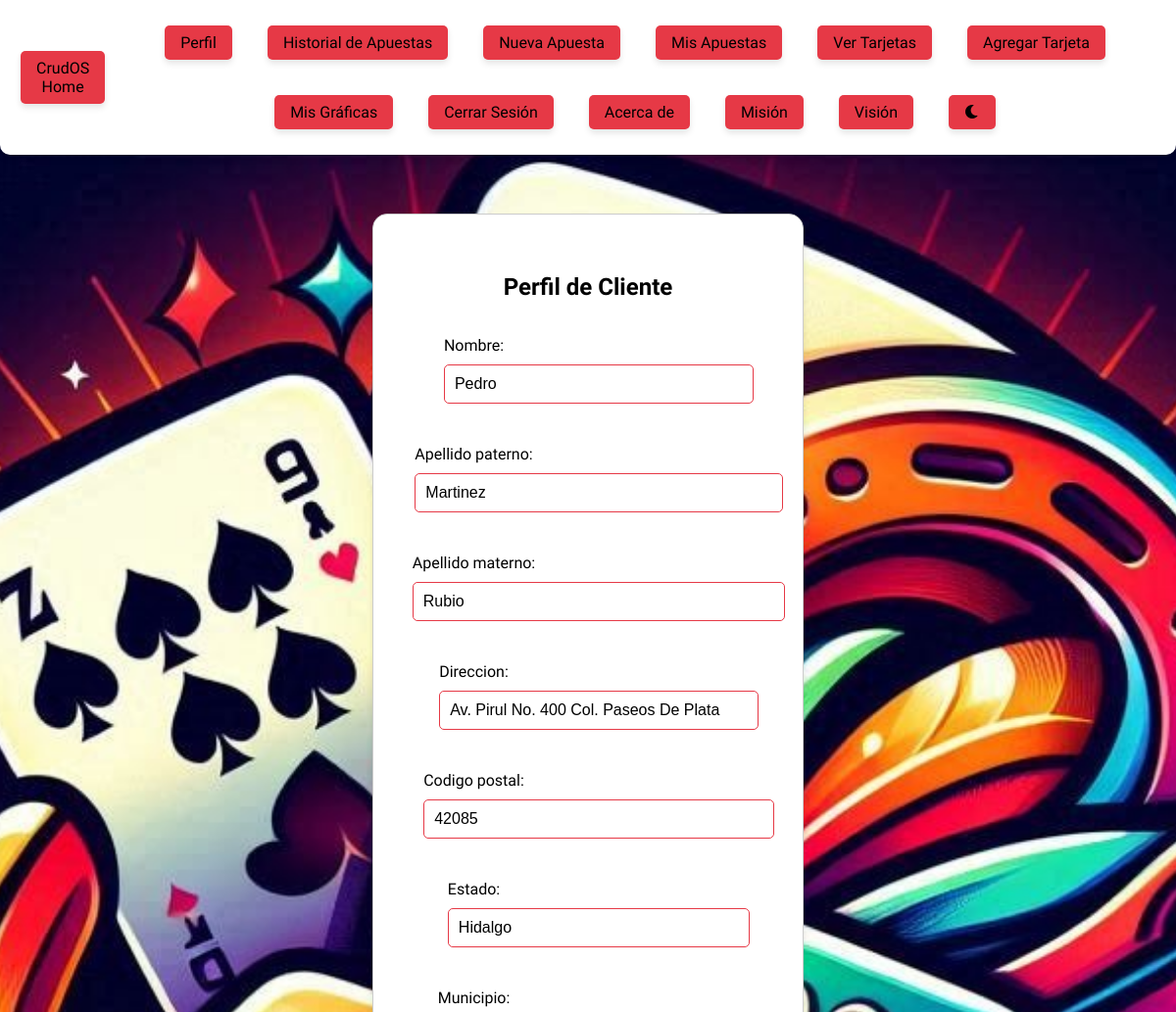
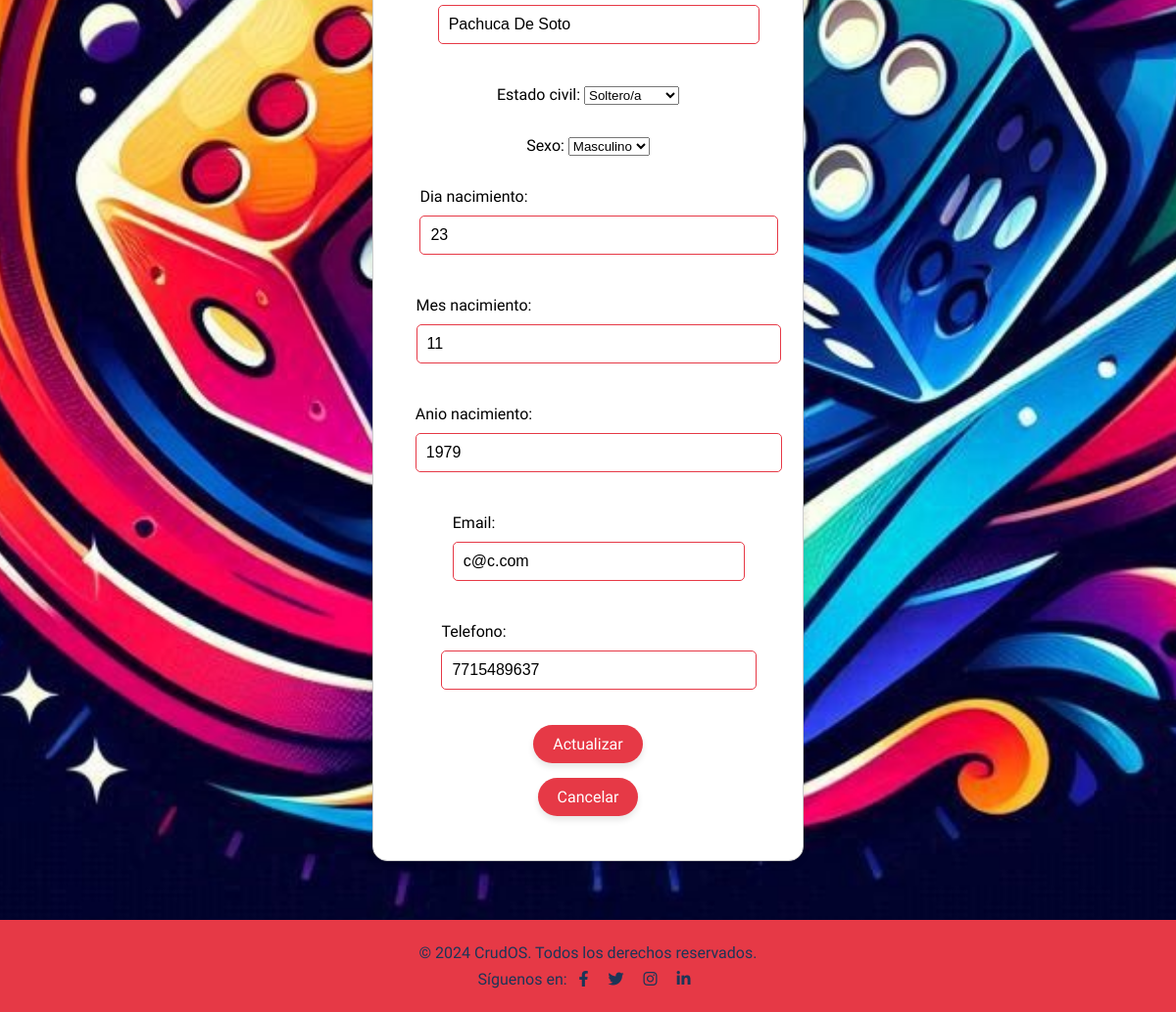
The app's page /clientes/perfil/ (signed in) with its own data (2 pictures, top to bottom).
### clientes/models.py (models this page shows, shortened)
class Cliente(models.Model):
    SEXO_CHOICES = [
        ('M', 'Masculino'),
        ('F', 'Femenino'),
        ('O', 'Otro'),
    ]
    ESTADO_CIVIL_CHOICES = [
        ('S', 'Soltero/a'),
        ('C', 'Casado/a'),
        ('D', 'Divorciado/a'),
        ('V', 'Viudo/a'),
    ]
    user = models.OneToOneField(User, on_delete=models.CASCADE)  # Relación uno a uno con el modelo User
    nombre = models.CharField(max_length=100)  # Nombre del cliente
    apellido_paterno = models.CharField(max_length=100, default='Apellido Paterno')  # Apellido paterno del cliente
    apellido_materno = models.CharField(max_length=100, default='Apellido Materno')  # Apellido materno del cliente
    direccion = models.CharField(max_length=255, default='Dirección desconocida')  # Dirección del cliente
    codigo_postal = models.CharField(max_length=10, default='00000')  # Código postal del cliente
    estado = models.CharField(max_length=100, default='Estado')  # Estado donde reside el cliente
    municipio = models.CharField(max_length=100, default='Municipio')  # Municipio donde reside el cliente
    estado_civil = models.CharField(max_length=1, choices=ESTADO_CIVIL_CHOICES, default='S')  # Estado civil del cliente
    sexo = models.CharField(max_length=1, choices=SEXO_CHOICES, default='M')  # Sexo del cliente
    dia_nacimiento = models.IntegerField(default=1)  # Día de nacimiento del cliente
    mes_nacimiento = models.IntegerField(default=1)  # Mes de nacimiento del cliente
    anio_nacimiento = models.IntegerField(default=2000)  # Año de nacimiento del cliente
    email = models.EmailField(unique=True)  # Email del cliente
    telefono = models.CharField(max_length=15, default='Sin teléfono', validators=[RegexValidator(regex=r'^\+?1?\d{9,15}$')])  # Teléfono del cliente
    fecha_registro = models.DateTimeField(auto_now_add=True)  # Fecha de registro del cliente
    class Meta:
        indexes = [
            models.Index(fields=['email']),
            models.Index(fields=['telefono']),
        ]

### clientes/views.py (the view)
# urls.py: path('perfil/', views.perfil_cliente, name='perfil_cliente'),  # Perfil del cliente
@login_required
def perfil_cliente(request):
    cliente = get_object_or_404(Cliente, user=request.user)
    if request.method == 'POST':
        form = ClienteForm(request.POST, instance=cliente)
        if form.is_valid():
            form.save()
            messages.success(request, 'Perfil actualizado exitosamente.')
            return redirect('perfil_cliente')
        else:
            print("Formulario inválido:", form.errors)
            print("Datos recibidos:", request.POST)
            messages.error(request, 'Error en el formulario. Por favor, revisa los datos.')
    else:
        form = ClienteForm(instance=cliente)
    return render(request, 'clientes/perfil_cliente.html', {'form': form})

### clientes/forms.py (shortened to what this page needs)
class ClienteForm(forms.ModelForm):
    class Meta:
        model = Cliente
        fields = [
            'nombre', 'apellido_paterno', 'apellido_materno', 'direccion',
            'codigo_postal', 'estado', 'municipio', 'estado_civil', 'sexo',
            'dia_nacimiento', 'mes_nacimiento', 'anio_nacimiento', 'email', 'telefono'
        ]

### clientes/templates/clientes/perfil_cliente.html (shortened to what this page needs)
{% extends 'clientes/base.html' %}
{% block content %}
<div class="form-container">
    <h2>Perfil de Cliente</h2>
    <form method="post">
        {{ form.as_p }}
        <button type="submit" class="nav-button">Actualizar</button>
        <button type="button" class="nav-button" onclick="location.href='{% url 'index' %}'">Cancelar</button>
    </form>
</div>
{% endblock %}

### static/css/styles.css (style rules this page uses)
:root { --primary-color: #e63946; --secondary-color: #1d3557; --accent-color: #f77f00; --background-color: #ffffff; --text-color: #000000; --light-bg: #f1faee; --dark-bg: #1d3557; --light-text: #1d3557; --dark-text: #f1faee; --dark-bg-gray: #1d3557; --dark-secondary-gray: #457b9d; --button-hover: #a8dadc; --input-border: #e63946; }
body { font-family: 'Snap ITC', sans-serif; margin: 0; padding: 0; transition: background-color 0.3s, color 0.3s; text-align: center; color: var(--text-color); display: flex; flex-direction: column; justify-content: center; align-items: center; background-color: var(--background-color); background-image: url("/static/img/Fondo.jpg"); background-repeat: no-repeat; background-size: cover; background-position: center center; background-attachment: fixed; }
body.light-mode { background-color: var(--background-color); color: var(--text-color); }
.nav-link, .nav-button { color: var(--background-color); text-decoration: none; padding: 0.5rem 1rem; border-radius: 5px; transition: background-color 0.3s ease, transform 0.3s ease; background-color: var(--primary-color); border: none; cursor: pointer; font-size: 16px; display: inline-block; text-align: center; margin: 5px; box-shadow: 0 4px 6px rgba(0, 0, 0, 0.1); font-family: 'Snap ITC', sans-serif; }
.form-container { max-width: 800px; margin: 60px auto; padding: 40px; border: 1px solid var(--input-border); border-radius: 15px; transition: background-color 0.3s, border-color 0.3s; font-family: 'Snap ITC', sans-serif; text-align: left; box-shadow: 0 4px 6px rgba(0, 0, 0, 0.1); background-color: var(--background-color); color: var(--text-color); }
.form-container.light-mode { background-color: var(--background-color); border-color: #ccc; color: var(--text-color); }
.form-container h2, .form-container h1 { text-align: center; margin-bottom: 20px; }
.form-container form { display: flex; flex-direction: column; align-items: center; }
.form-container form input[type="text"], .form-container form input[type="email"], .form-container form input[type="password"], .form-container form input[type="number"], .form-container form textarea { padding: 10px; margin: 10px 0; border: 1px solid var(--input-border); border-radius: 5px; font-size: 16px; width: 100%; transition: background-color 0.3s, border-color 0.3s; color: var(--text-color); }
.form-container form button { padding: 10px 20px; background-color: var(--primary-color); color: var(--background-color); border: none; cursor: pointer; font-size: 16px; border-radius: 25px; transition: background-color 0.3s, transform 0.3s; box-shadow: 0 4px 6px rgba(0, 0, 0, 0.1); margin-top: 10px; font-family: 'Snap ITC', sans-serif; }

### records on screen
Cliente: nombre "Pedro", apellido_paterno "Martinez", apellido_materno "Rubio", direccion "Av. Pirul No. 400 Col. Paseos De Plata", codigo_postal "42085", estado "Hidalgo", municipio "Pachuca De Soto", estado_civil "Soltero/a", sexo "Masculino", dia_nacimiento "23", mes_nacimiento "11", anio_nacimiento "1979", email "c@c.com", telefono "7715489637"
